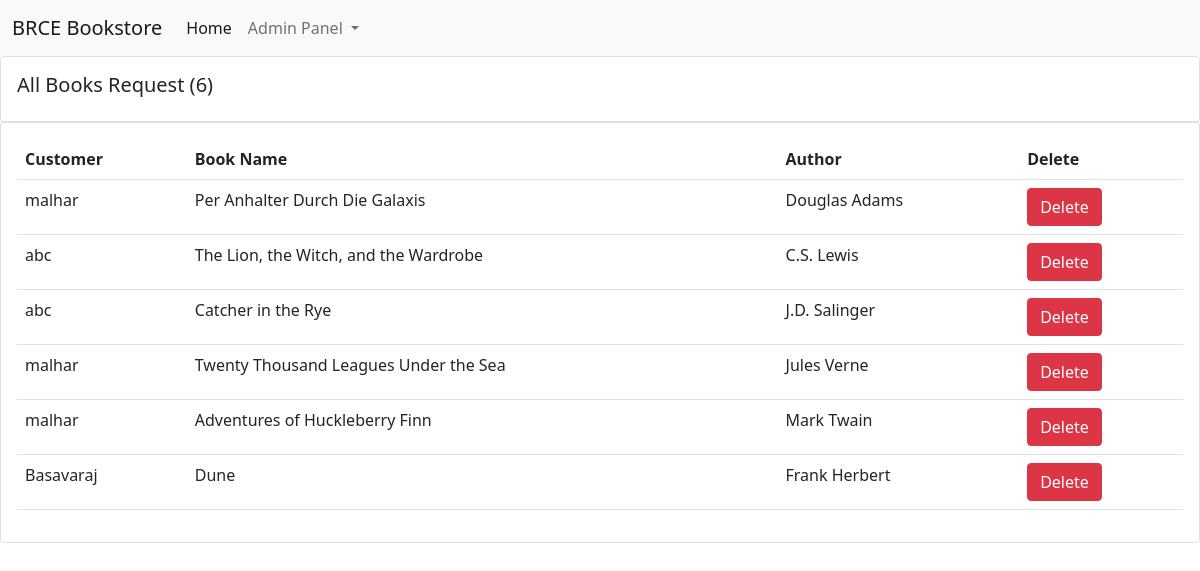
Screenshot of /see_requested_books/ with the database file from the repository.
### books/models.py (models this page shows, shortened)
class Request_Book(models.Model):
    book_name = models.CharField(max_length=100)
    author = models.CharField(max_length=100)
    user = models.ForeignKey(User, on_delete=models.CASCADE, default=1)

### books/views.py (the view)
# urls.py: path("see_requested_books/", views.see_requested_books, name="see_requested_books"),
def see_requested_books(request):
    requested_book = Request_Book.objects.all()
    requested_books_count = requested_book.count()
    return render(request, "see_requested_books.html", {'requested_book':requested_book, 'requested_books_count':requested_books_count})

### books/templates/see_requested_books.html (shortened to what this page needs)
{% extends 'admin_navbar.html' %}
{% block body %}
{% load static %}
<div class="row">
    <div class="col-md">
      <div class="card card-body">
        <h5>All Books Request ({{requested_books_count}})</h5>
      </div>
      <div class="card card-body">
        <table class="table">
          <tr>
            <th>Customer</th>
            <th>Book Name</th>
            <th>Author</th>
            <th>Delete</th>
          </tr>
          {% for i in requested_book %}
            <tr>
              <td>{{i.user}}</td>
              <td>{{i.book_name}}</td>
              <td>{{i.author}}</td>
              <td><a href="/delete_requested_books/delete_{{i.id}}/" class="btn btn-danger">Delete</a></td>
            </tr>
          {% endfor %}
        </table>
      </div>
    </div>
  </div>
  {% endblock %}

### books/templates/admin_navbar.html (shortened to what this page needs)
<!doctype html>
<html lang="en">
  <head>
    <link href="https://cdn.jsdelivr.net/npm/bootstrap@5.0.2/dist/css/bootstrap.min.css" rel="stylesheet">
  </head>
  <body>
    <nav class="navbar navbar-expand-lg navbar-light bg-light">
        <div class="container-fluid">
          <a class="navbar-brand" href="/">BRCE Bookstore</a>
          <div class="collapse navbar-collapse" id="navbarSupportedContent">
            <ul class="navbar-nav me-auto mb-2 mb-lg-0">
              <li class="nav-item">
                <a class="nav-link active" aria-current="page" href="/">Home</a>
              </li>
              <li class="nav-item dropdown">
                <a class="nav-link dropdown-toggle" href="#" id="navbarDropdown" role="button" data-bs-toggle="dropdown" aria-expanded="false">
                  Admin Panel
                </a>
              </li>
            </ul>
          </div>
        </div>
      </nav>
      {% block body %}
      {% endblock %}
    </body>
    </html>

### rows the page displays
Request_Book: user "malhar", book_name "Per Anhalter Durch Die Galaxis", author "Douglas Adams"
Request_Book: user "abc", book_name "The Lion, the Witch, and the Wardrobe", author "C.S. Lewis"
Request_Book: user "abc", book_name "Catcher in the Rye", author "J.D. Salinger"
Request_Book: user "malhar", book_name "Twenty Thousand Leagues Under the Sea", author "Jules Verne"
Request_Book: user "malhar", book_name "Adventures of Huckleberry Finn", author "Mark Twain"
Request_Book: user "Basavaraj", book_name "Dune", author "Frank Herbert"

### other values shown
{{ requested_books_count }} "6"
